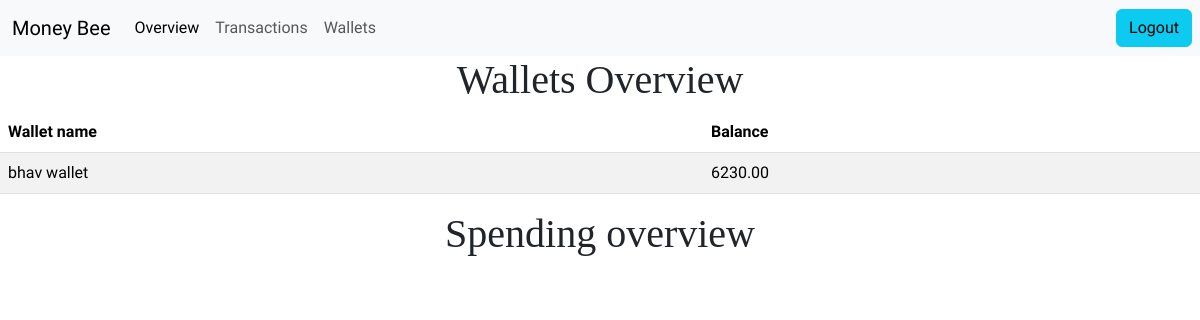
/personal/overview (signed in), run on an earlier commit of the app's database.
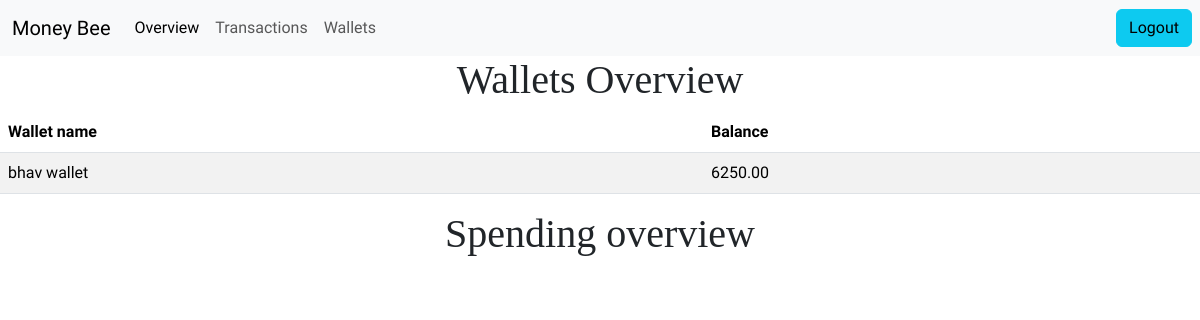
And on a later commit of the database.
### expense_tracker/models.py (models this page shows, shortened)
class Wallet(models.Model):
    user = models.ForeignKey(
        User, on_delete=models.CASCADE
    )  # Link to the user's account
    name = models.CharField(max_length=100, default="default wallet")  # Wallet name
    balance = models.DecimalField(
        max_digits=10, decimal_places=2, default=0.00
    )  # Initial balance
    class Meta:
        unique_together = [('user', 'name')]

### expense_tracker/views.py (the view)
# urls.py: path('personal/overview',views.overview,name="overview"),
def overview(request):
    wallets=Wallet.objects.filter(user=request.user)
    return render(request, "expense_tracker/overview.html", {
        "wallets":wallets,
        "trial": 0,
    })

### expense_tracker/templates/expense_tracker/overview.html (shortened to what this page needs)
{% extends "expense_tracker/personal_home.html" %}
{% load static %}
{% block overview %}active{% endblock %}
{% block content %}
<div class="container">
    <h1 class="text-center">Wallets Overview</h1>
</div>
<table class="table table-striped">
    <thead>
      <tr>
        <th scope="col">Wallet name</th>
        <th scope="col">Balance</th>
      </tr>
    </thead>
    <tbody>
      <tr>
        {% for wallet in wallets %}
        <td>{{wallet.name}}</td>
        <td>{{ wallet.balance }}</td>
        {% endfor %}
      </tr>
    </tbody>
  </table>
<div class="container">
    <h1 class="text-center">Spending overview </h1>
</div>
{% endblock %}

What changed in the data, as far as the page shows it:
changed Wallet "bhav wallet": balance "6230.00" → "6250.00"
